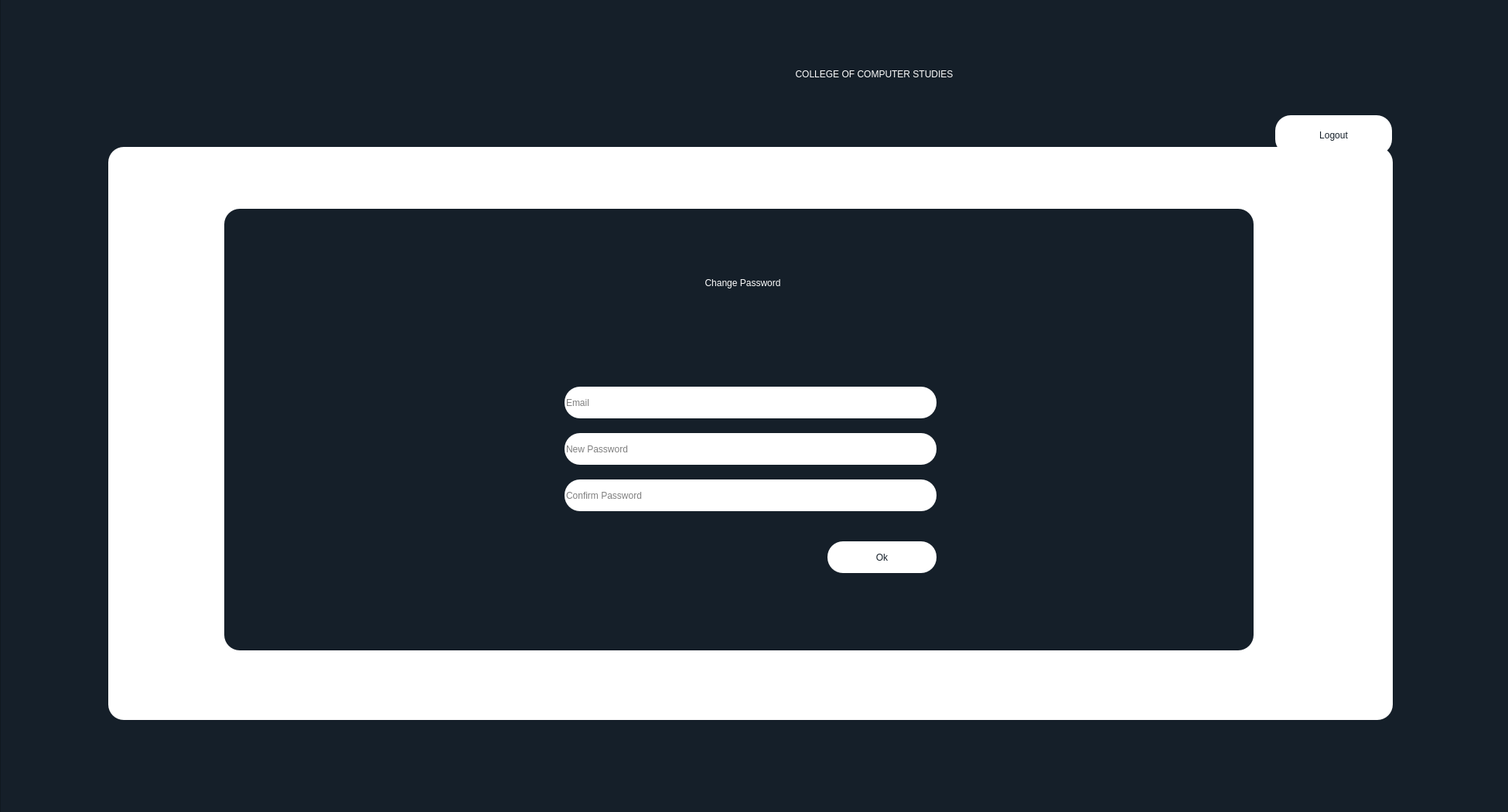
<?xml version="1.0" encoding="UTF-8"?>
<ui version="4.0">
 <class>TeacherFrame</class>
 <widget class="QDialog" name="TeacherFrame">
  <property name="geometry">
   <rect>
    <x>0</x>
    <y>0</y>
    <width>1950</width>
    <height>1050</height>
   </rect>
  </property>
  <property name="windowTitle">
   <string>Dialog</string>
  </property>
  <widget class="QFrame" name="TeacherFrameNew">
   <property name="geometry">
    <rect>
     <x>0</x>
     <y>-10</y>
     <width>1951</width>
     <height>1061</height>
    </rect>
   </property>
   <property name="styleSheet">
    <string notr="true">background-color: rgb(21, 31, 41);</string>
   </property>
   <property name="frameShape">
    <enum>QFrame::StyledPanel</enum>
   </property>
   <property name="frameShadow">
    <enum>QFrame::Raised</enum>
   </property>
   <widget class="QFrame" name="frame_2">
    <property name="geometry">
     <rect>
      <x>140</x>
      <y>200</y>
      <width>1661</width>
      <height>741</height>
     </rect>
    </property>
    <property name="styleSheet">
     <string notr="true">background-color: rgb(255, 255, 255);
border-radius: 20px;</string>
    </property>
    <property name="frameShape">
     <enum>QFrame::StyledPanel</enum>
    </property>
    <property name="frameShadow">
     <enum>QFrame::Raised</enum>
    </property>
    <widget class="QFrame" name="frame_3">
     <property name="geometry">
      <rect>
       <x>150</x>
       <y>80</y>
       <width>1331</width>
       <height>571</height>
      </rect>
     </property>
     <property name="styleSheet">
      <string notr="true">background-color: rgb(21, 31, 41);
border-radius: 20px;</string>
     </property>
     <property name="frameShape">
      <enum>QFrame::StyledPanel</enum>
     </property>
     <property name="frameShadow">
      <enum>QFrame::Raised</enum>
     </property>
     <widget class="QLabel" name="label_5">
      <property name="geometry">
       <rect>
        <x>0</x>
        <y>50</y>
        <width>1341</width>
        <height>91</height>
       </rect>
      </property>
      <property name="styleSheet">
       <string notr="true">font:40pt &quot;Bebas&quot;;
color: rgb(255, 255, 255);</string>
      </property>
      <property name="text">
       <string>Change Password</string>
      </property>
      <property name="alignment">
       <set>Qt::AlignCenter</set>
      </property>
     </widget>
     <widget class="QPushButton" name="btnOk">
      <property name="geometry">
       <rect>
        <x>780</x>
        <y>430</y>
        <width>141</width>
        <height>41</height>
       </rect>
      </property>
      <property name="cursor">
       <cursorShape>PointingHandCursor</cursorShape>
      </property>
      <property name="styleSheet">
       <string notr="true">background-color: rgb(255, 255, 255);
color: rgb(21, 31, 41);
font: 14pt &quot;Montserrat&quot;;</string>
      </property>
      <property name="text">
       <string>Ok</string>
      </property>
     </widget>
     <widget class="QLineEdit" name="inputNewPass">
      <property name="geometry">
       <rect>
        <x>440</x>
        <y>290</y>
        <width>481</width>
        <height>41</height>
       </rect>
      </property>
      <property name="styleSheet">
       <string notr="true">background-color: rgb(255, 255, 255);
font: 14pt &quot;Montserrat&quot;;</string>
      </property>
      <property name="placeholderText">
       <string>New Password</string>
      </property>
     </widget>
     <widget class="QLineEdit" name="inputNewPass2">
      <property name="geometry">
       <rect>
        <x>440</x>
        <y>350</y>
        <width>481</width>
        <height>41</height>
       </rect>
      </property>
      <property name="styleSheet">
       <string notr="true">background-color: rgb(255, 255, 255);
font: 14pt &quot;Montserrat&quot;;</string>
      </property>
      <property name="placeholderText">
       <string>Confirm Password</string>
      </property>
     </widget>
     <widget class="QLineEdit" name="inputEmailChange">
      <property name="geometry">
       <rect>
        <x>440</x>
        <y>230</y>
        <width>481</width>
        <height>41</height>
       </rect>
      </property>
      <property name="styleSheet">
       <string notr="true">background-color: rgb(255, 255, 255);
font: 14pt &quot;Montserrat&quot;;</string>
      </property>
      <property name="placeholderText">
       <string>Email</string>
      </property>
     </widget>
    </widget>
   </widget>
   <widget class="QLabel" name="label_4">
    <property name="geometry">
     <rect>
      <x>780</x>
      <y>60</y>
      <width>701</width>
      <height>91</height>
     </rect>
    </property>
    <property name="styleSheet">
     <string notr="true">font:50pt &quot;Bebas&quot;;
color: rgb(255, 255, 255);</string>
    </property>
    <property name="text">
     <string>COLLEGE OF COMPUTER STUDIES</string>
    </property>
    <property name="alignment">
     <set>Qt::AlignCenter</set>
    </property>
   </widget>
   <widget class="QFrame" name="frame_4">
    <property name="geometry">
     <rect>
      <x>1649</x>
      <y>159</y>
      <width>151</width>
      <height>51</height>
     </rect>
    </property>
    <property name="styleSheet">
     <string notr="true">background-color: rgb(255, 255, 255);
border-radius:20px;</string>
    </property>
    <property name="frameShape">
     <enum>QFrame::StyledPanel</enum>
    </property>
    <property name="frameShadow">
     <enum>QFrame::Raised</enum>
    </property>
    <widget class="QPushButton" name="btnTeacherLogout">
     <property name="geometry">
      <rect>
       <x>10</x>
       <y>10</y>
       <width>131</width>
       <height>31</height>
      </rect>
     </property>
     <property name="cursor">
      <cursorShape>PointingHandCursor</cursorShape>
     </property>
     <property name="styleSheet">
      <string notr="true">color: rgb(21, 31, 41);
background-color: rgb(255, 255, 255);
border-radius: 40px;
font: 14pt &quot;Montserrat&quot;;</string>
     </property>
     <property name="text">
      <string>Logout</string>
     </property>
    </widget>
   </widget>
   <widget class="QLabel" name="label_2">
    <property name="geometry">
     <rect>
      <x>680</x>
      <y>50</y>
      <width>91</width>
      <height>91</height>
     </rect>
    </property>
    <property name="styleSheet">
     <string notr="true">background-color: rgb(21, 31, 41);</string>
    </property>
    <property name="text">
     <string/>
    </property>
    <property name="pixmap">
     <pixmap>upperBlue2.png</pixmap>
    </property>
   </widget>
   <zorder>frame_4</zorder>
   <zorder>frame_2</zorder>
   <zorder>label_4</zorder>
   <zorder>label_2</zorder>
  </widget>
 </widget>
 <tabstops>
  <tabstop>btnOk</tabstop>
  <tabstop>btnTeacherLogout</tabstop>
 </tabstops>
 <resources/>
 <connections/>
</ui>
